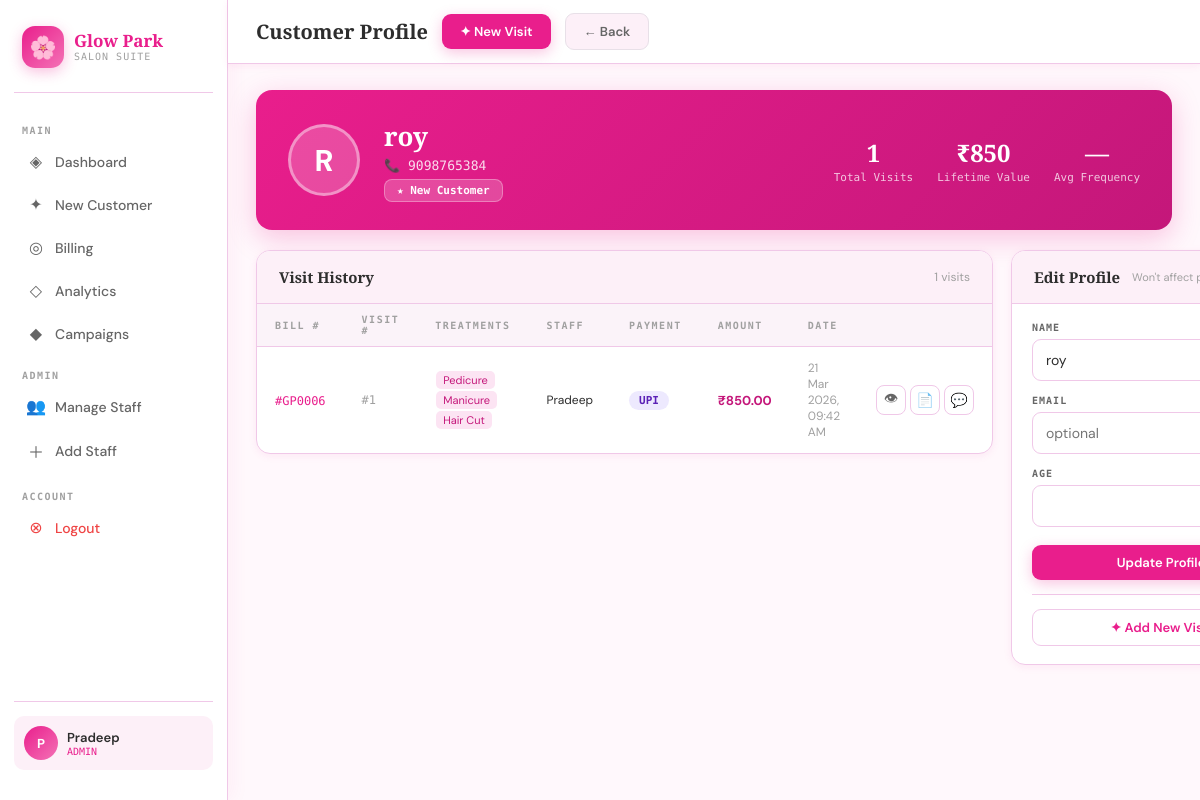
Page /customer/5 (signed in) on the committed database.
### app.py (models this page shows, shortened)
class User(db.Model, UserMixin):
    id       = db.Column(db.Integer, primary_key=True)
    name     = db.Column(db.String(100), nullable=False)
    email    = db.Column(db.String(100), unique=True, nullable=False)
    password = db.Column(db.String(100), nullable=False)
    role     = db.Column(db.String(20), nullable=False, default=ROLE_STAFF)

class Customer(db.Model):
    id         = db.Column(db.Integer, primary_key=True)
    name       = db.Column(db.String(100), nullable=False)
    phone      = db.Column(db.String(20), unique=True, nullable=False)   # UNIQUE identity
    email      = db.Column(db.String(120))
    age        = db.Column(db.Integer)
    created_at = db.Column(db.DateTime, default=datetime.utcnow)
    visits = db.relationship('Visit', backref='customer', lazy='dynamic',
                             order_by='Visit.visit_date.desc()')
    @property
    def total_visits(self):
        return self.visits.count()
    @property
    def total_spent(self):
        return sum(float(v.total_amount) for v in self.visits)
    @property
    def is_returning(self):
        return self.total_visits > 1

class Visit(db.Model):
    id             = db.Column(db.Integer, primary_key=True)
    customer_id    = db.Column(db.Integer, db.ForeignKey('customer.id'), nullable=False)
    staff_id       = db.Column(db.Integer, db.ForeignKey('user.id'), nullable=False)
    visit_date     = db.Column(db.DateTime, default=lambda: __import__('datetime').datetime.now(
                          __import__('datetime').timezone(
                          __import__('datetime').timedelta(hours=5,minutes=30))).replace(tzinfo=None))
    total_amount   = db.Column(db.Numeric(10, 2), nullable=False)
    payment_method = db.Column(db.String(20))
    notes          = db.Column(db.Text)
    created_at     = db.Column(db.DateTime, default=datetime.utcnow)
    staff      = db.relationship('User', backref='visits')
    treatments = db.relationship('Treatment', secondary=visit_treatments, backref='visits')

class Treatment(db.Model):
    id    = db.Column(db.Integer, primary_key=True)
    name  = db.Column(db.String(100), nullable=False)
    price = db.Column(db.Numeric(10, 2), nullable=False)
    is_active = db.Column(db.Boolean, default=True)

### app.py (the view)
@app.route('/customer/<int:customer_id>')
@login_required
def customer_profile(customer_id):
    c = Customer.query.get_or_404(customer_id)
    visits = c.visits.all()
    return render_template('customer_profile.html', customer=c, visits=visits)

### app.py (called while the page is built)
@lm.user_loader
def load_user(user_id):
    return User.query.get(int(user_id))

### templates/customer_profile.html (shortened to what this page needs)
{% extends 'base.html' %}
{% block page_title %}Customer Profile{% endblock %}
{% block topbar_actions %}
  <a href="{{ url_for('new_visit') }}?customer_id={{ customer.id }}" class="btn btn-pink">✦ New Visit</a>
  <a href="{{ url_for('dashboard') }}" class="btn btn-ghost">← Back</a>
{% endblock %}
{% block content %}
<div class="profile-hero">
  <div class="ph-avatar">{{ customer.name[0].upper() }}</div>
  <div>
    <div class="ph-name">{{ customer.name }}</div>
    <div class="ph-phone">📞 {{ customer.phone }}{% if customer.email %} · ✉ {{ customer.email }}{% endif %}{% if customer.age %} · 🎂 {{ customer.age }} yrs{% endif %}</div>
    <span class="ph-badge">
      {% if customer.is_returning %}↩ Returning Customer{% else %}★ New Customer{% endif %}
    </span>
  </div>
  <div class="ph-stats">
    <div class="ph-stat">
      <div class="ph-stat-val">{{ customer.total_visits }}</div>
      <div class="ph-stat-label">Total Visits</div>
    </div>
    <div class="ph-stat">
      <div class="ph-stat-val">₹{{ '{:,.0f}'.format(customer.total_spent) }}</div>
      <div class="ph-stat-label">Lifetime Value</div>
    </div>
    <div class="ph-stat">
      <div class="ph-stat-val">
        {% if customer.total_visits > 1 %}
          {% set days = (customer.visits.first().visit_date - customer.visits.order_by('visit_date asc').first().visit_date).days %}
          {{ (days // (customer.total_visits - 1)) if days else '—' }}d
        {% else %}—{% endif %}
      </div>
      <div class="ph-stat-label">Avg Frequency</div>
    </div>
  </div>
</div>
<div style="display:grid;grid-template-columns:1fr 300px;gap:18px;align-items:start">
  <div>
    <div class="section-card">
      <div class="section-head">
        <div class="section-title">Visit History</div>
        <div style="font-size:12px;color:var(--gray-light);margin-left:auto">{{ visits|length }} visits</div>
      </div>
      <div class="table-wrap">
        <table>
          <thead>
            <tr><th>Bill #</th><th>Visit #</th><th>Treatments</th><th>Staff</th><th>Payment</th><th>Amount</th><th>Date</th><th></th></tr>
          </thead>
          <tbody>
            {% for v in visits %}
            <tr>
              <td><span style="font-family:'DM Mono',monospace;font-size:12px;color:var(--pink)">#GP{{ '%04d'|format(v.id) }}</span></td>
              <td style="font-family:'DM Mono',monospace;font-size:12px;color:var(--gray-light)">#{{ loop.revindex }}</td>
              <td>
                {% for t in v.treatments %}
                  <span style="display:inline-block;background:var(--pink-light);color:var(--pink-deep);border-radius:5px;padding:2px 7px;font-size:11px;margin:1px">{{ t.name }}</span>
                {% endfor %}
              </td>
              <td style="font-size:12px">{{ v.staff.name if v.staff else '—' }}</td>
              <td><span class="badge b-{{ (v.payment_method or 'cash').lower() }}">{{ (v.payment_method or 'CASH').upper() }}</span></td>
              <td><b style="color:var(--pink-deep)">₹{{ v.total_amount }}</b></td>
              <td style="font-size:12px;color:var(--gray-light)">{{ v.visit_date.strftime('%d %b %Y, %I:%M %p') }}</td>
              <td>
                <div style="display:flex;gap:4px">
                  <a href="{{ url_for('generate_bill', visit_id=v.id) }}" class="icon-btn" title="View Bill">👁</a>
                  <a href="{{ url_for('download_bill', visit_id=v.id) }}" class="icon-btn" title="PDF">📄</a>
                  <button class="icon-btn wa" onclick="sendWhatsApp('{{ customer.phone }}','{{ customer.name }}',{{ v.id }},'{{ v.total_amount }}')" title="WhatsApp">💬</button>
                </div>
              </td>
            </tr>
            {% else %}
            <tr><td colspan="8" style="text-align:center;padding:30px;color:var(--gray-light)">No visits yet.</td></tr>
            {% endfor %}
          </tbody>
        </table>
      </div>
    </div>
  </div>
  <div>
    <div class="section-card">
      <div class="section-head">
        <div class="section-title">Edit Profile</div>
        <div style="font-size:11px;color:var(--gray-light)">Won't affect past visits</div>
      </div>
      <div style="padding:18px 20px">
        <form method="POST" action="{{ url_for('edit_customer', customer_id=customer.id) }}">
          <div class="form-group" style="margin-bottom:14px">
            <label class="form-label">Name</label>
            <input type="text" name="name" class="form-input" value="{{ customer.name }}" required>
          </div>
          <div class="form-group" style="margin-bottom:14px">
            <label class="form-label">Email</label>
            <input type="email" name="email" class="form-input" value="{{ customer.email or '' }}" placeholder="optional">
          </div>
          <div class="form-group" style="margin-bottom:18px">
            <label class="form-label">Age</label>
            <input type="number" name="age" class="form-input" value="{{ customer.age or '' }}" min="5" max="100">
          </div>
          <button type="submit" class="btn btn-pink" style="width:100%;justify-content:center">Update Profile</button>
        </form>
        <div style="margin-top:14px;padding-top:14px;border-top:1px solid var(--pink-border)">
          <a href="{{ url_for('new_visit') }}?customer_id={{ customer.id }}" class="btn btn-outline" style="width:100%;justify-content:center">
            ✦ Add New Visit
          </a>
        </div>
      </div>
    </div>
  </div>
</div>
{% endblock %}

### templates/base.html (shortened to what this page needs)
<!DOCTYPE html>
<html lang="en">
<head>
</head>
<body>
<aside class="sidebar">
  <div class="sidebar-brand">
    <div class="brand-icon">🌸</div>
    <div>
      <div class="brand-name">Glow Park</div>
      <div class="brand-sub">Salon Suite</div>
    </div>
  </div>
  <div class="nav-sec">Main</div>
  <a href="{{ url_for('dashboard') }}" class="nav-item {% if request.endpoint=='dashboard' %}active{% endif %}">
    <span class="nav-icon">◈</span> Dashboard
  </a>
  <a href="{{ url_for('new_visit') }}" class="nav-item {% if request.endpoint=='new_visit' %}active{% endif %}">
    <span class="nav-icon">✦</span> New Customer
  </a>
  <a href="{{ url_for('billing_view') }}" class="nav-item {% if request.endpoint=='billing_view' %}active{% endif %}">
    <span class="nav-icon">◎</span> Billing
  </a>
  {% if current_user.role in ['admin', 'manager'] %}
  <a href="{{ url_for('analytics_view') }}" class="nav-item {% if request.endpoint=='analytics_view' %}active{% endif %}">
    <span class="nav-icon">◇</span> Analytics
  </a>
  <a href="{{ url_for('campaigns_view') }}" class="nav-item {% if request.endpoint=='campaigns_view' %}active{% endif %}">
    <span class="nav-icon">◆</span> Campaigns
  </a>
  {% endif %}
  {% if current_user.role == 'admin' %}
  <div class="nav-sec" style="margin-top:14px">Admin</div>
  <a href="{{ url_for('manage_staff') }}" class="nav-item {% if request.endpoint=='manage_staff' %}active{% endif %}">
    <span class="nav-icon">👥</span> Manage Staff
  </a>
  <a href="{{ url_for('register') }}" class="nav-item {% if request.endpoint=='register' %}active{% endif %}">
    <span class="nav-icon">＋</span> Add Staff
  </a>
  {% endif %}
  <div class="nav-sec" style="margin-top:16px">Account</div>
  <a href="{{ url_for('logout') }}" class="nav-item" style="color:#EF4444">
    <span class="nav-icon">⊗</span> Logout
  </a>
  <div class="sidebar-bottom">
    <div class="user-card">
      <div class="user-avatar">{{ current_user.name[0].upper() }}</div>
      <div>
        <div class="user-name">{{ current_user.name }}</div>
        <div class="user-role">{{ current_user.role }}</div>
      </div>
    </div>
  </div>
</aside>
<div class="main">
  <div class="topbar">
    <div class="topbar-title">{% block page_title %}Dashboard{% endblock %}</div>
    {% block topbar_actions %}{% endblock %}
  </div>
  <div class="content">
    {% block content %}{% endblock %}
  </div>
</div>
</body>
</html>

### templates/customer_profile.html (style rules this page uses)
.profile-hero { background:linear-gradient(135deg,var(--pink),var(--pink-deep)); border-radius:16px; padding:28px 32px; display:flex; align-items:center; gap:24px; color:#fff; margin-bottom:20px; box-shadow:0 8px 28px rgba(233,30,140,.25); }
.ph-avatar { width:72px; height:72px; border-radius:50%; background:rgba(255,255,255,.2); display:flex; align-items:center; justify-content:center; font-size:30px; font-weight:800; flex-shrink:0; border:3px solid rgba(255,255,255,.4); }
.ph-name { font-family:'Playfair Display',serif; font-size:26px; font-weight:800; margin-bottom:4px; }
.ph-phone { font-family:'DM Mono',monospace; font-size:13px; opacity:.85; }
.ph-badge { background:rgba(255,255,255,.2); border:1px solid rgba(255,255,255,.3); border-radius:8px; padding:4px 12px; font-size:11px; font-weight:700; font-family:'DM Mono',monospace; display:inline-block; margin-top:6px; }
.ph-stats { margin-left:auto; display:flex; gap:24px; }
.ph-stat { text-align:center; }
.ph-stat-val { font-family:'Playfair Display',serif; font-size:24px; font-weight:700; }
.ph-stat-label { font-size:11px; opacity:.75; font-family:'DM Mono',monospace; margin-top:2px; }

### rows in the picture
User: name "P", name "Pradeep", role "ADMIN"
Customer: name "R", name "roy", phone "9098765384"
Visit: total_spent "850", id "0006", staff "Pradeep", payment_method "UPI", total_amount "850.00", visit_date "21 Mar 2026, 09:42 AM"
Treatment: name "Pedicure"
Treatment: name "Manicure"
Treatment: name "Hair Cut"

### other values in the picture
{{ customer.total_visits }} "1"
{{ visits|length }} "1"
